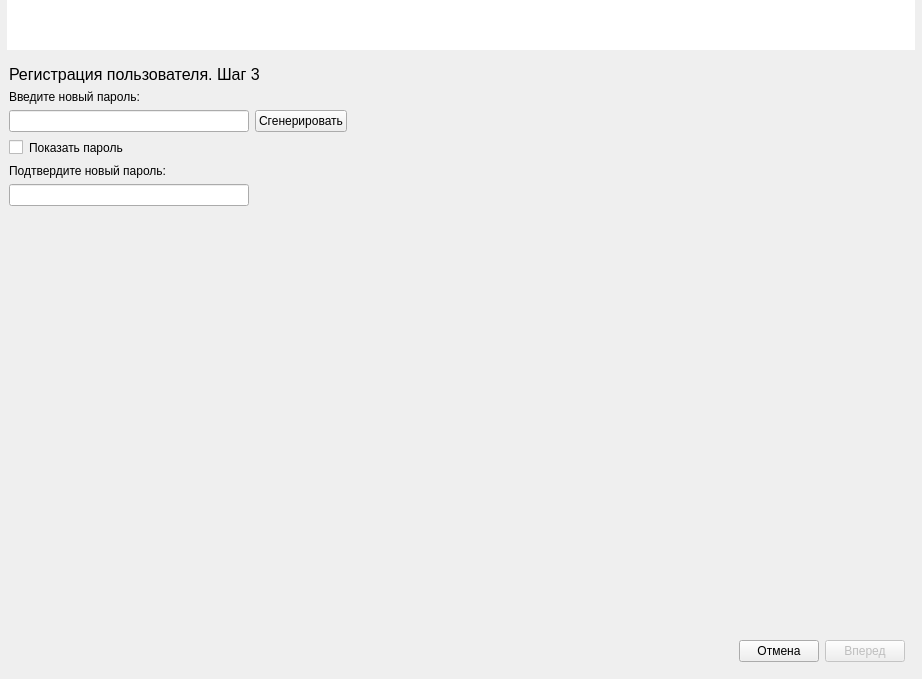
<?xml version="1.0" encoding="UTF-8"?>
<ui version="4.0">
 <class>UserRegistrationWidget</class>
 <widget class="QWidget" name="UserRegistrationWidget">
  <property name="geometry">
   <rect>
    <x>0</x>
    <y>0</y>
    <width>922</width>
    <height>679</height>
   </rect>
  </property>
  <property name="focusPolicy">
   <enum>Qt::StrongFocus</enum>
  </property>
  <property name="windowTitle">
   <string>Form</string>
  </property>
  <layout class="QVBoxLayout" name="verticalLayout_3">
   <property name="leftMargin">
    <number>0</number>
   </property>
   <property name="topMargin">
    <number>0</number>
   </property>
   <property name="rightMargin">
    <number>0</number>
   </property>
   <property name="bottomMargin">
    <number>0</number>
   </property>
   <item>
    <layout class="QHBoxLayout" name="top_horizontal_layout" stretch="0,1,0">
     <property name="spacing">
      <number>0</number>
     </property>
     <item>
      <widget class="QLabel" name="left_label">
       <property name="sizePolicy">
        <sizepolicy hsizetype="Minimum" vsizetype="Preferred">
         <horstretch>0</horstretch>
         <verstretch>0</verstretch>
        </sizepolicy>
       </property>
       <property name="minimumSize">
        <size>
         <width>0</width>
         <height>50</height>
        </size>
       </property>
       <property name="text">
        <string/>
       </property>
       <property name="pixmap">
        <pixmap>../../sobol/img/top_left.png</pixmap>
       </property>
      </widget>
     </item>
     <item>
      <widget class="QLabel" name="middle_label">
       <property name="sizePolicy">
        <sizepolicy hsizetype="Preferred" vsizetype="Fixed">
         <horstretch>0</horstretch>
         <verstretch>0</verstretch>
        </sizepolicy>
       </property>
       <property name="minimumSize">
        <size>
         <width>100</width>
         <height>50</height>
        </size>
       </property>
       <property name="styleSheet">
        <string notr="true">background-color: white</string>
       </property>
       <property name="text">
        <string/>
       </property>
      </widget>
     </item>
     <item>
      <widget class="QLabel" name="right_label">
       <property name="sizePolicy">
        <sizepolicy hsizetype="Minimum" vsizetype="Preferred">
         <horstretch>0</horstretch>
         <verstretch>0</verstretch>
        </sizepolicy>
       </property>
       <property name="minimumSize">
        <size>
         <width>0</width>
         <height>50</height>
        </size>
       </property>
       <property name="text">
        <string/>
       </property>
       <property name="pixmap">
        <pixmap>../../sobol/img/top_right.png</pixmap>
       </property>
      </widget>
     </item>
    </layout>
   </item>
   <item>
    <widget class="QStackedWidget" name="stacked_widget">
     <property name="currentIndex">
      <number>2</number>
     </property>
     <widget class="QWidget" name="page_1">
      <layout class="QVBoxLayout" name="verticalLayout_2">
       <property name="leftMargin">
        <number>12</number>
       </property>
       <property name="topMargin">
        <number>0</number>
       </property>
       <property name="rightMargin">
        <number>0</number>
       </property>
       <property name="bottomMargin">
        <number>0</number>
       </property>
       <item>
        <widget class="QLabel" name="step_1_label">
         <property name="font">
          <font>
           <pointsize>12</pointsize>
          </font>
         </property>
         <property name="text">
          <string>Регистрация пользователя. Шаг 1</string>
         </property>
        </widget>
       </item>
       <item>
        <layout class="QVBoxLayout" name="verticalLayout">
         <item>
          <widget class="QLabel" name="user_name_label">
           <property name="text">
            <string>Введите имя пользователя</string>
           </property>
          </widget>
         </item>
         <item>
          <widget class="QLineEdit" name="user_name">
           <property name="maximumSize">
            <size>
             <width>240</width>
             <height>16777215</height>
            </size>
           </property>
          </widget>
         </item>
        </layout>
       </item>
       <item>
        <spacer name="verticalSpacer">
         <property name="orientation">
          <enum>Qt::Vertical</enum>
         </property>
         <property name="sizeHint" stdset="0">
          <size>
           <width>20</width>
           <height>533</height>
          </size>
         </property>
        </spacer>
       </item>
       <item>
        <layout class="QHBoxLayout" name="horizontalLayout">
         <property name="rightMargin">
          <number>8</number>
         </property>
         <property name="bottomMargin">
          <number>8</number>
         </property>
         <item>
          <spacer name="horizontalSpacer">
           <property name="orientation">
            <enum>Qt::Horizontal</enum>
           </property>
           <property name="sizeHint" stdset="0">
            <size>
             <width>40</width>
             <height>20</height>
            </size>
           </property>
          </spacer>
         </item>
         <item>
          <widget class="QPushButton" name="cancel_push_button_1">
           <property name="text">
            <string>Отмена</string>
           </property>
          </widget>
         </item>
         <item>
          <widget class="QPushButton" name="next_push_button_1">
           <property name="enabled">
            <bool>false</bool>
           </property>
           <property name="text">
            <string>Вперед</string>
           </property>
          </widget>
         </item>
        </layout>
       </item>
      </layout>
     </widget>
     <widget class="QWidget" name="page_2">
      <layout class="QVBoxLayout" name="verticalLayout_4">
       <property name="leftMargin">
        <number>12</number>
       </property>
       <property name="topMargin">
        <number>0</number>
       </property>
       <property name="rightMargin">
        <number>0</number>
       </property>
       <property name="bottomMargin">
        <number>0</number>
       </property>
       <item>
        <widget class="QLabel" name="step_2_label">
         <property name="font">
          <font>
           <pointsize>12</pointsize>
          </font>
         </property>
         <property name="text">
          <string>Регистрация пользователя. Шаг 2</string>
         </property>
        </widget>
       </item>
       <item>
        <widget class="QLabel" name="label_4">
         <property name="text">
          <string>Производится первичная регистрация пользователя?</string>
         </property>
        </widget>
       </item>
       <item>
        <spacer name="verticalSpacer_2">
         <property name="orientation">
          <enum>Qt::Vertical</enum>
         </property>
         <property name="sizeHint" stdset="0">
          <size>
           <width>20</width>
           <height>566</height>
          </size>
         </property>
        </spacer>
       </item>
       <item>
        <layout class="QHBoxLayout" name="horizontalLayout_2">
         <property name="rightMargin">
          <number>8</number>
         </property>
         <property name="bottomMargin">
          <number>8</number>
         </property>
         <item>
          <spacer name="horizontalSpacer_2">
           <property name="orientation">
            <enum>Qt::Horizontal</enum>
           </property>
           <property name="sizeHint" stdset="0">
            <size>
             <width>40</width>
             <height>20</height>
            </size>
           </property>
          </spacer>
         </item>
         <item>
          <widget class="QPushButton" name="cancel_push_button_2">
           <property name="text">
            <string>Отмена</string>
           </property>
          </widget>
         </item>
         <item>
          <widget class="QPushButton" name="no_push_button_2">
           <property name="text">
            <string>Нет</string>
           </property>
          </widget>
         </item>
         <item>
          <widget class="QPushButton" name="yes_push_button_2">
           <property name="text">
            <string>Да</string>
           </property>
          </widget>
         </item>
        </layout>
       </item>
      </layout>
     </widget>
     <widget class="QWidget" name="page_3">
      <layout class="QVBoxLayout" name="verticalLayout_5">
       <item>
        <widget class="QLabel" name="step_3_label">
         <property name="font">
          <font>
           <pointsize>12</pointsize>
          </font>
         </property>
         <property name="text">
          <string>Регистрация пользователя. Шаг 3</string>
         </property>
        </widget>
       </item>
       <item>
        <widget class="QLabel" name="enter_passwd_label">
         <property name="text">
          <string>Введите новый пароль:</string>
         </property>
        </widget>
       </item>
       <item>
        <layout class="QHBoxLayout" name="horizontalLayout_4">
         <item>
          <widget class="QLineEdit" name="passwd_line_edit">
           <property name="minimumSize">
            <size>
             <width>240</width>
             <height>0</height>
            </size>
           </property>
           <property name="maximumSize">
            <size>
             <width>240</width>
             <height>16777215</height>
            </size>
           </property>
           <property name="echoMode">
            <enum>QLineEdit::Password</enum>
           </property>
          </widget>
         </item>
         <item>
          <widget class="QPushButton" name="passwd_gen_push_button">
           <property name="text">
            <string>Сгенерировать</string>
           </property>
          </widget>
         </item>
         <item>
          <spacer name="horizontalSpacer_4">
           <property name="orientation">
            <enum>Qt::Horizontal</enum>
           </property>
           <property name="sizeHint" stdset="0">
            <size>
             <width>40</width>
             <height>20</height>
            </size>
           </property>
          </spacer>
         </item>
        </layout>
       </item>
       <item>
        <layout class="QHBoxLayout" name="horizontalLayout_7">
         <item>
          <widget class="Toggle" name="show_passwd_radio_button">
           <property name="text">
            <string/>
           </property>
          </widget>
         </item>
         <item>
          <widget class="QLabel" name="label">
           <property name="text">
            <string>Показать пароль</string>
           </property>
          </widget>
         </item>
         <item>
          <spacer name="horizontalSpacer_7">
           <property name="orientation">
            <enum>Qt::Horizontal</enum>
           </property>
           <property name="sizeHint" stdset="0">
            <size>
             <width>40</width>
             <height>20</height>
            </size>
           </property>
          </spacer>
         </item>
        </layout>
       </item>
       <item>
        <widget class="QLabel" name="confirm_passwd_label">
         <property name="text">
          <string>Подтвердите новый пароль:</string>
         </property>
        </widget>
       </item>
       <item>
        <widget class="QLineEdit" name="passwd_confirm_line_edit">
         <property name="minimumSize">
          <size>
           <width>240</width>
           <height>0</height>
          </size>
         </property>
         <property name="maximumSize">
          <size>
           <width>240</width>
           <height>16777215</height>
          </size>
         </property>
         <property name="text">
          <string/>
         </property>
         <property name="echoMode">
          <enum>QLineEdit::Password</enum>
         </property>
        </widget>
       </item>
       <item>
        <spacer name="verticalSpacer_3">
         <property name="orientation">
          <enum>Qt::Vertical</enum>
         </property>
         <property name="sizeHint" stdset="0">
          <size>
           <width>20</width>
           <height>450</height>
          </size>
         </property>
        </spacer>
       </item>
       <item>
        <layout class="QHBoxLayout" name="horizontalLayout_3">
         <property name="rightMargin">
          <number>8</number>
         </property>
         <property name="bottomMargin">
          <number>8</number>
         </property>
         <item>
          <spacer name="horizontalSpacer_3">
           <property name="orientation">
            <enum>Qt::Horizontal</enum>
           </property>
           <property name="sizeHint" stdset="0">
            <size>
             <width>40</width>
             <height>20</height>
            </size>
           </property>
          </spacer>
         </item>
         <item>
          <widget class="QPushButton" name="cancel_push_button_3">
           <property name="text">
            <string>Отмена</string>
           </property>
          </widget>
         </item>
         <item>
          <widget class="QPushButton" name="next_push_button_3">
           <property name="enabled">
            <bool>false</bool>
           </property>
           <property name="text">
            <string>Вперед</string>
           </property>
          </widget>
         </item>
        </layout>
       </item>
      </layout>
     </widget>
     <widget class="QWidget" name="page_4">
      <layout class="QVBoxLayout" name="verticalLayout_6">
       <property name="leftMargin">
        <number>12</number>
       </property>
       <property name="topMargin">
        <number>0</number>
       </property>
       <property name="rightMargin">
        <number>0</number>
       </property>
       <property name="bottomMargin">
        <number>0</number>
       </property>
       <item>
        <widget class="QLabel" name="step_4_label">
         <property name="font">
          <font>
           <pointsize>12</pointsize>
          </font>
         </property>
         <property name="text">
          <string>Регистрация пользователя. Шаг 4</string>
         </property>
        </widget>
       </item>
       <item>
        <layout class="QHBoxLayout" name="horizontalLayout_6">
         <item>
          <widget class="QLabel" name="ibutton_label">
           <property name="text">
            <string>Предъявите персональный идентификатор</string>
           </property>
          </widget>
         </item>
         <item>
          <spacer name="horizontalSpacer_6">
           <property name="orientation">
            <enum>Qt::Horizontal</enum>
           </property>
           <property name="sizeHint" stdset="0">
            <size>
             <width>40</width>
             <height>20</height>
            </size>
           </property>
          </spacer>
         </item>
        </layout>
       </item>
       <item>
        <spacer name="verticalSpacer_4">
         <property name="orientation">
          <enum>Qt::Vertical</enum>
         </property>
         <property name="sizeHint" stdset="0">
          <size>
           <width>20</width>
           <height>538</height>
          </size>
         </property>
        </spacer>
       </item>
       <item>
        <layout class="QHBoxLayout" name="horizontalLayout_5">
         <property name="rightMargin">
          <number>8</number>
         </property>
         <property name="bottomMargin">
          <number>8</number>
         </property>
         <item>
          <spacer name="horizontalSpacer_5">
           <property name="orientation">
            <enum>Qt::Horizontal</enum>
           </property>
           <property name="sizeHint" stdset="0">
            <size>
             <width>40</width>
             <height>20</height>
            </size>
           </property>
          </spacer>
         </item>
         <item>
          <widget class="QPushButton" name="cancel_push_button_4">
           <property name="enabled">
            <bool>true</bool>
           </property>
           <property name="text">
            <string>Отмена</string>
           </property>
          </widget>
         </item>
         <item>
          <widget class="QPushButton" name="finish_push_button_4">
           <property name="enabled">
            <bool>false</bool>
           </property>
           <property name="text">
            <string>Завершить</string>
           </property>
          </widget>
         </item>
        </layout>
       </item>
      </layout>
     </widget>
    </widget>
   </item>
  </layout>
 </widget>
 <customwidgets>
  <customwidget>
   <class>Toggle</class>
   <extends>QCheckBox</extends>
   <header>toggle</header>
  </customwidget>
 </customwidgets>
 <tabstops>
  <tabstop>passwd_gen_push_button</tabstop>
  <tabstop>passwd_line_edit</tabstop>
  <tabstop>passwd_confirm_line_edit</tabstop>
  <tabstop>show_passwd_radio_button</tabstop>
  <tabstop>next_push_button_3</tabstop>
  <tabstop>cancel_push_button_3</tabstop>
  <tabstop>yes_push_button_2</tabstop>
  <tabstop>user_name</tabstop>
  <tabstop>cancel_push_button_2</tabstop>
  <tabstop>next_push_button_1</tabstop>
  <tabstop>no_push_button_2</tabstop>
  <tabstop>cancel_push_button_1</tabstop>
  <tabstop>cancel_push_button_4</tabstop>
  <tabstop>finish_push_button_4</tabstop>
 </tabstops>
 <resources/>
 <connections/>
</ui>
